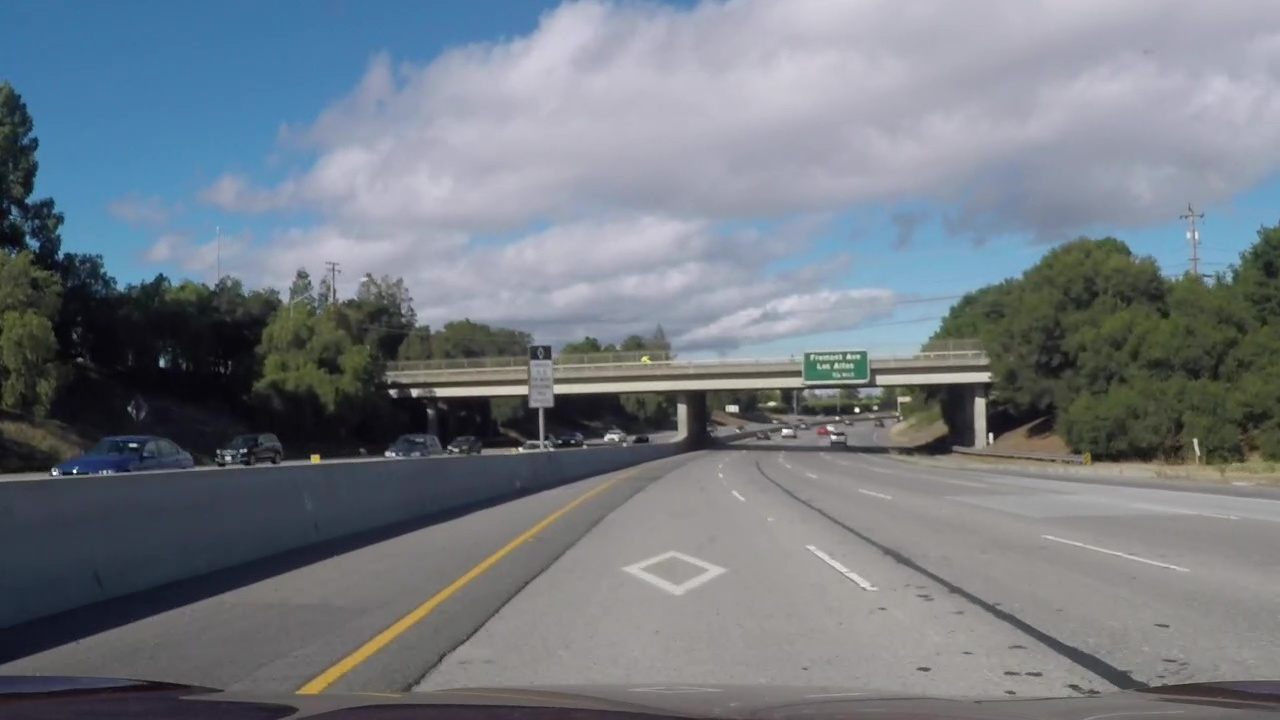
#> input picture Project-2-Advanced-Lane-Lines/video_images/vlcsnap-00001.jpg, 1280 x 720 px, found by its file name
$ python main.py   (older library calls are emulated)
#> lines starting #> are read from the running program, lines starting #| are printed output that depends on the picture
#> further down, single_image is the input picture: shape (720, 1280, 3); mean R, G, B 116, 123.1, 131.3
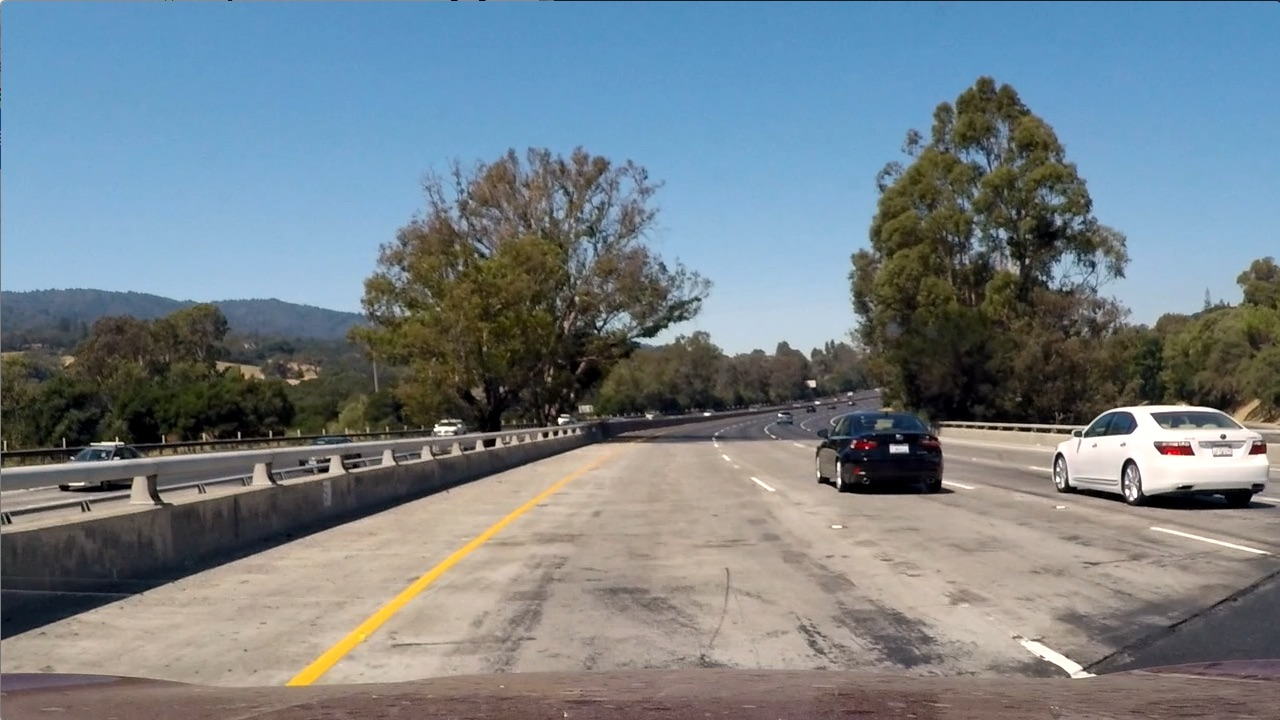
#> input picture Project-2-Advanced-Lane-Lines/test_images/test1.jpg, 1280 x 720 px
#> further down, img is the input picture: shape (720, 1280, 3); mean R, G, B 117.5, 128.7, 135.5
### Project-2-Advanced-Lane-Lines/src/cameraCalibration.py
# Camera calibration
#importing some useful packages
import glob
import matplotlib.pyplot as plt
import matplotlib.image as mpimg
import numpy as np
import cv2

# calculated already with cameraCalibration.py
cameraMx = np.array([[1.15660712e+03, 0.00000000e+00, 6.68960302e+02],
                     [0.00000000e+00, 1.15164235e+03, 3.88057002e+02],
                     [0.00000000e+00, 0.00000000e+00, 1.00000000e+00]])
distCoeffs = np.array([(-0.23185386, -0.11832054, -0.00116561,  0.00023902,  0.15356159)])

def get_undistorted_image(img):
    """
    Based on camera matrix and distortion coefficients
    returns an undistored picture of the input image.
    """
    return cv2.undistort(img, cameraMx, distCoeffs, None, cameraMx)

# [61 lines left out: functions get_calibration_params, calibrate, not called in this run]

# cv2.waitKey(0)

### Project-2-Advanced-Lane-Lines/src/geometries.py
# gemoetries.py
import matplotlib.pyplot as plt
import matplotlib.image as mpimg
import numpy as np
import cv2
from line import Line

left_lane = Line(5)
right_lane = Line(5)

def clear_lane_fifos():
    left_lane.clear_fifo()
    right_lane.clear_fifo()

def get_perspective(input_image, perspective = 'b'):
    '''
    Transform input image in to bird's eye view. Pixels calculated with plt.show
    interactive window coordinates.
    Perspective
        'b' - Bird's eye view
        'n' - normal view

    '''
#> called with perspective = 'b'
    image = np.copy(input_image)
    # image_size = (image.shape[0], image.shape[1])
    image_size = (image.shape[1], image.shape[0])
    top_left = (585, 453)
    top_right = (697, 453)
    bottom_left = (270, 668)
    bottom_right = (1060, 668)

    src = np.float32([[top_left], [top_right], [bottom_left], [bottom_right]])
    vert_padding = 150

    top_left = (vert_padding, 0)
    top_right = (image_size[0] - vert_padding, 0)
    bottom_left = (vert_padding, image_size[1])
    bottom_right = (image_size[0] - vert_padding, image_size[1])
    dst = np.float32([[top_left], [top_right], [bottom_left], [bottom_right]])

    # bird's eye view
    if perspective == 'b':
        M = cv2.getPerspectiveTransform(src, dst)
    elif perspective == 'n':
        M = cv2.getPerspectiveTransform(dst, src)
    else:
        raise TypeError(" 'b' or 'n' values are valid perspectives")

    warped = cv2.warpPerspective(image, M, image_size, flags=cv2.INTER_LINEAR)
    return warped

def find_lane_pixels(binary_warped):
    '''
    Returns the left and the right second degree polynomial.
    '''
    # Take a histogram of the bottom half of the image
    histogram = np.sum(binary_warped[binary_warped.shape[0]//2:,:], axis=0)
    # Create an output image to draw on and visualize the result
    out_img = np.dstack((binary_warped, binary_warped, binary_warped))
    # Find the peak of the left and right halves of the histogram
    # These will be the starting point for the left and right lines
    midpoint = np.int(histogram.shape[0]//2)
    leftx_base = np.argmax(histogram[:midpoint])
    rightx_base = np.argmax(histogram[midpoint:]) + midpoint

    # HYPERPARAMETERS
    # Choose the number of sliding windows
    nwindows = 9
    # Set the width of the windows +/- margin
    margin = 200
    # Set minimum number of pixels found to recenter window
    minpix = 50

    # Set height of windows - based on nwindows above and image shape
    window_height = np.int(binary_warped.shape[0]//nwindows)
    # Identify the x and y positions of all nonzero pixels in the image
    nonzero = binary_warped.nonzero()
    nonzeroy = np.array(nonzero[0])
    nonzerox = np.array(nonzero[1])
    # Current positions to be updated later for each window in nwindows
    leftx_current = leftx_base
    rightx_current = rightx_base

    # Create empty lists to receive left and right lane pixel indices
    left_lane_inds = []
    right_lane_inds = []

    # Step through the windows one by one
    for window in range(nwindows):
        # Identify window boundaries in x and y (and right and left)
        win_y_low = binary_warped.shape[0] - (window+1)*window_height
        win_y_high = binary_warped.shape[0] - window*window_height

        win_xleft_low =  leftx_current   - int(margin / 2 )  # Update this
        win_xleft_high = leftx_current   + int(margin / 2 )  # Update this
        win_xright_low = rightx_current  - int(margin / 2 )  # Update this
        win_xright_high = rightx_current + int(margin / 2 )  # Update this

        # Draw the windows on the visualization image
        cv2.rectangle(out_img,(win_xleft_low,win_y_low),
        (win_xleft_high,win_y_high),(0,255,0), 2)
        cv2.rectangle(out_img,(win_xright_low,win_y_low),
        (win_xright_high,win_y_high),(0,255,0), 2)

        good_left_inds =  ((win_xleft_low <= nonzerox) & (nonzerox < win_xleft_high) &
                           (win_y_low <= nonzeroy)     & (nonzeroy < win_y_high)).nonzero()[0]
        good_right_inds = ((win_xright_low <= nonzerox) & (nonzerox < win_xright_high) &
                            (win_y_low <= nonzeroy)     & (nonzeroy < win_y_high)).nonzero()[0]

        # Append these indices to the lists
        left_lane_inds.append(good_left_inds)
        right_lane_inds.append(good_right_inds)

        if len(good_left_inds) > minpix:
            leftx_current = np.int(np.mean(nonzerox[good_left_inds]))
        if len(good_right_inds) > minpix:
            rightx_current = np.int(np.mean(nonzerox[good_right_inds]))
        # leftx_current = np.argmax(histogram)

    # Concatenate the arrays of indices (previously was a list of lists of pixels)
    try:
        left_lane_inds = np.concatenate(left_lane_inds)
        right_lane_inds = np.concatenate(right_lane_inds)
    except ValueError:
        # Avoids an error if the above is not implemented fully
        pass

    # Extract left and right line pixel positions
    leftx = nonzerox[left_lane_inds]
    lefty = nonzeroy[left_lane_inds]
    rightx = nonzerox[right_lane_inds]
    righty = nonzeroy[right_lane_inds]

    return leftx, lefty, rightx, righty, out_img

# [13 lines left out: function fit_poly, not called in this run]

def search_around_poly(binary_warped, left_fit, right_fit):
    '''
    Tries to determine next polynomial's pixels based on previous frame result.
    '''
    # HYPERPARAMETER
    # Choose the width of the margin around the previous polynomial to search
    margin = 100
    minpix = 20

    # if the polynomials are empty
    if len(left_fit) < 3 or len(right_fit) < 3:
        return find_lane_pixels(binary_warped)

    # Grab activated pixels
    nonzero = binary_warped.nonzero()
    nonzeroy = np.array(nonzero[0])
    nonzerox = np.array(nonzero[1])

    ### Sets the area of search based on activated x-values ###
    ### within the +/- margin of our polynomial function ###
    left_lane_inds = ((left_fit[0] * nonzeroy ** 2 + left_fit[1] * nonzeroy + left_fit[2]
                    - margin <= nonzerox) & (nonzerox <
                    left_fit[0] * nonzeroy ** 2 + left_fit[1] * nonzeroy + left_fit[2]
                    + margin))
    right_lane_inds = ((right_fit[0] * nonzeroy ** 2 + right_fit[1] * nonzeroy + right_fit[2]
                    - margin <= nonzerox) & (nonzerox <
                    right_fit[0] * nonzeroy ** 2 + right_fit[1] * nonzeroy + right_fit[2]
                    + margin))

    # Again, extract left and right line pixel positions
    leftx = nonzerox[left_lane_inds]
    lefty = nonzeroy[left_lane_inds]
    rightx = nonzerox[right_lane_inds]
    righty = nonzeroy[right_lane_inds]

    if len(leftx) < minpix or len(rightx) < minpix:
        return find_lane_pixels(binary_warped)
    out_img = np.dstack((binary_warped, binary_warped, binary_warped)) * 255

    return leftx, lefty, rightx, righty, out_img

def fit_poly_on_found_pixels(leftx, lefty, rightx, righty, binary_warped, out_img):
    '''
    Fits the found polynomial to the picture if the polynomial is found.
    After fitting, it plots in the picture.
    '''
    # Generate x and y values for plotting
    ploty = np.linspace(0, binary_warped.shape[0]-1, binary_warped.shape[0] )
    left_fit = right_fit = left_fitx = right_fitx = [0]

    if len(leftx) > 0:
        # Fit a second order polynomial to each using `np.polyfit`
        left_fit = np.polyfit(lefty, leftx, 2)

        try:
            left_fitx = left_fit[0]*ploty**2 + left_fit[1]*ploty + left_fit[2]
        except TypeError:
            # Avoids an error if `left` and `right_fit` are still none or incorrect
            print('The function failed to fit a line!')
            left_fitx = 1*ploty**2 + 1*ploty
        out_img[lefty, leftx] = [255, 0, 0]
        left_line = np.array([np.transpose(np.vstack([left_fitx, ploty]))])
        cv2.polylines(out_img, np.int32([left_line]), False, (255, 255, 0), 10 )

    if len(rightx) > 0:
        # Fit a second order polynomial to each using `np.polyfit`
        right_fit = np.polyfit(righty, rightx, 2)
        try:
            right_fitx = right_fit[0]*ploty**2 + right_fit[1]*ploty + right_fit[2]
        except TypeError:
            # Avoids an error if `left` and `right_fit` are still none or incorrect
            print('The function failed to fit a line!')
            right_fitx = 1*ploty**2 + 1*ploty
        out_img[righty, rightx] = [0, 0, 255]
        right_line = np.array([np.transpose(np.vstack([right_fitx, ploty]))])
        cv2.polylines(out_img, np.int32([right_line]), False, (255, 0, 255), 10 )
    ## Visualization ##
    return left_fitx, right_fitx, ploty, out_img

# [5 lines left out: function get_radious_from_poly, not called in this run]

def measure_curvature_real(__left_lane, __right_lane, ploty):
    '''
    Calculates the curvature of polynomial functions in meters.
    '''
    # Define conversions in x and y from pixels space to meters
    # ym_per_pix = 30 / 720 # meters per pixel in y dimension
    xm_per_pix = 3.7 / 709 # meters per pixel in x dimension

    # # Define y-value where we want radius of curvature
    # # We'll choose the maximum y-value, corresponding to the bottom of the image
    y_eval = np.max(ploty)

    # left_coefs =  np.polyfit(ploty * ym_per_pix, __left_lane.get_recent_xfitted() * xm_per_pix, 2)
    # right_coefs =  np.polyfit(ploty * ym_per_pix, __right_lane.get_recent_xfitted() * xm_per_pix, 2)
    # # left_coefs = np.multiply(__left_lane.get_coefs(), [  1, 1, 1])
    # # right_coefs = np.multiply(__right_lane.get_coefs(), [1, 1, 1])

    left_curverad = __left_lane.get_radius_in_meter() # get_radious_from_poly(left_coefs[0], left_coefs[1], y_eval)
    right_curverad = __right_lane.get_radius_in_meter() # get_radious_from_poly(right_coefs[0], right_coefs[1], y_eval)
    bottom_left_x = __left_lane.get_recent_xfitted()[int(y_eval)]
    bottom_right_x = __right_lane.get_recent_xfitted()[int(y_eval)]

    center = (bottom_left_x + bottom_right_x) / 2

    offset = (1280//2 - center) / 2 * xm_per_pix * 100
    return left_curverad, right_curverad, offset

def draw_poly_pixels_blank_img(left_fitx, right_fitx, ploty, input_image):
    '''
    Creates an input_image sized blank image, and draws a the results of the polynomials.
    '''
    out_img = np.zeros((input_image.shape[0], input_image.shape[1], 3), dtype=np.uint8)
    left_line = np.array([np.transpose(np.vstack([left_fitx, ploty]))])
    right_line = np.array([np.transpose(np.vstack([right_fitx, ploty]))])

    right_line_flipped = np.array([np.flipud(np.transpose(np.vstack([right_fitx, ploty])))])
    fil_poly_line_pts = np.hstack((left_line, right_line_flipped))

    cv2.fillPoly(out_img, np.int_([fil_poly_line_pts]), (0, 255, 0))
    cv2.polylines(out_img, np.int32([left_line]), False, (255, 0, 0), 20 )
    cv2.polylines(out_img, np.int32([right_line]), False, (255, 128, 0), 20 )
    return out_img

def write_radius_and_offset(__left_lane, __right_lane, ploty, out_img):
    '''
    Calculates and writes the culviture's radious on the given image
    '''
    left_curverad, right_curverad, offset = measure_curvature_real(__left_lane, __right_lane, ploty)
    curve = (np.abs(left_curverad) + np.abs(right_curverad)) / 2
    image_text = "curve %5.1f m | offset %4.1f cm" % (curve, offset)
    cv2.putText(out_img, image_text, (10, 50), cv2.FONT_HERSHEY_SIMPLEX, 2, (255, 255, 0), 5, cv2.LINE_AA)
    return out_img

def draw_lanes(binary_warped, input_image):
    '''
    Handles the main drawing process.
    '''
    # Find our lane pixels first
    # leftx, lefty, rightx, righty, out_img = find_lane_pixels(binary_warped)
    leftx, lefty, rightx, righty, out_img = search_around_poly(binary_warped, left_lane.get_coefs(), right_lane.get_coefs())
    left_fitx, right_fitx, ploty, out_img = fit_poly_on_found_pixels(leftx, lefty, rightx, righty, binary_warped, out_img)
    left_fitx = left_lane.append(left_fitx, ploty)
    right_fitx = right_lane.append(right_fitx, ploty)

    left_line = np.array([np.transpose(np.vstack([left_fitx, ploty]))])
    cv2.polylines(out_img, np.int32([left_line]), False, (255, 127, 127), 2 )

    right_line = np.array([np.transpose(np.vstack([right_fitx, ploty]))])
    cv2.polylines(out_img, np.int32([right_line]), False, (127, 255, 127), 2 )

    video_frame = draw_poly_pixels_blank_img(left_fitx, right_fitx, ploty, input_image)
    video_frame = get_perspective(video_frame, 'n')
    write_radius_and_offset(left_lane, right_lane, ploty, video_frame)
    return video_frame, out_img

### Project-2-Advanced-Lane-Lines/src/combiningThresholds.py
# source: Udacity, Lesson 8, Gradient and Color Spaces
# import pickle
import numpy as np
import cv2
from geometries import get_perspective

def get_mean_bigger_than(matrix, limit):
    '''
    Returns the mean of the matrix elements which are bigger than the limit.
    '''
    return matrix.sum()/(limit < matrix).sum().astype(float)

def alpha_beta_auto_correction(input_image):
    '''
    Increases rescales the matrix elements to [0 255] range.
    '''
    inputRange = np.amax(input_image) - np.amin(input_image)
#> inputRange = 196
    wantedrange = 255.0
    alpha = wantedrange / inputRange
#> alpha = 1.3
    beta = - alpha * np.amin(input_image)
#> beta = -76.76
    return (input_image * alpha + beta).astype("uint8")
#> returned value: shape (720, 1280)

def filter_white_lane(input_image):
    '''
    Filters out the white lane and returns a binary image.
    Filters the red and the green channels. Threshold is adaptive.
    get_mean_bigger_than function is used to eliminate in mean the black surfaces
    '''
    white_lane = np.copy(input_image)
    r_ch = white_lane[:, :, 0]
    r_ch = alpha_beta_auto_correction(r_ch)
    threshold = get_mean_bigger_than(r_ch, 75)
#> threshold = 175.1
    r_ch[r_ch * 0.8 < threshold] = 0

    g_ch = white_lane[:, :, 1]
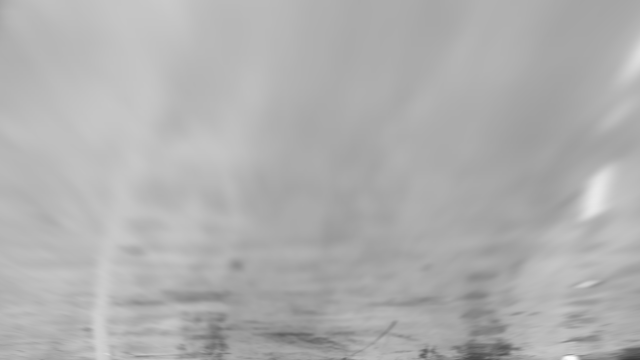
#> g_ch: shape (720, 1280) (shown at 1/2 size); min 55, max 254, mean 175.2
    g_ch = alpha_beta_auto_correction(g_ch)
#> in alpha_beta_auto_correction (call 2), `inputRange = np.amax(input_image) - np.amin(input_image)`: inputRange = 199
#> in alpha_beta_auto_correction (call 2), `alpha = wantedrange / inputRange`: alpha = 1.28
#> in alpha_beta_auto_correction (call 2), `beta = - alpha * np.amin(input_image)`: beta = -70.48
#> in alpha_beta_auto_correction (call 2), `return (input_image * alpha + beta).astype("uint8")`:
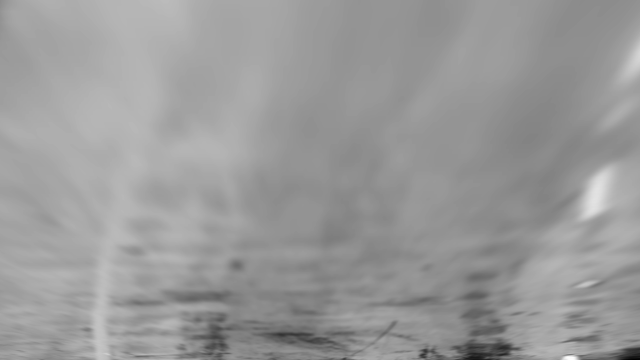
#> returned value: shape (720, 1280) (shown at 1/2 size); min 0, max 255, mean 153.5
    threshold = get_mean_bigger_than(g_ch, 75)
#> threshold = 154.2
    g_ch[(g_ch * 0.9 < threshold)] = 0

    white_lane[:, :, 0] = r_ch
    white_lane[:, :, 1] = g_ch
    white_lane[:, :, 2] = 0

    white_lane[white_lane > 0] = 255
#> white_lane: shape (720, 1280, 3); mean of channels 0, 1, 2 6.3, 35.9, 0

    return r_ch + g_ch

def filter_yellow_lane(input_image):
    '''
    Filters out the yellow lane and returns a binary image.
    Filters the light and the saturation channels, Threshold is adaptive.
    '''
    yellow_lane = np.copy(input_image)
    hls = cv2.cvtColor(yellow_lane, cv2.COLOR_RGB2HLS)
#> hls: shape (720, 1280, 3); mean of channels 0, 1, 2 60.2, 126.7, 74.4
    l_ch = hls[:, :, 1 ]
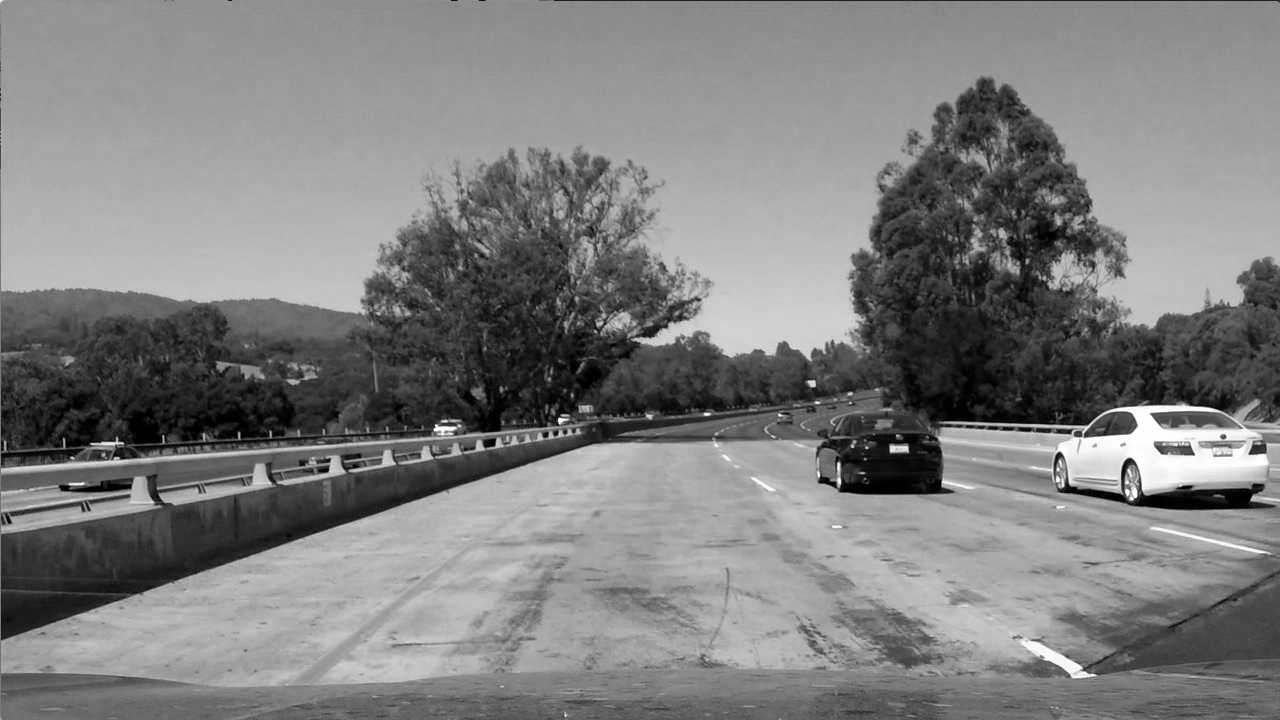
#> l_ch: shape (720, 1280); min 0, max 255, mean 126.7
    s_ch = hls[:, :, 2 ]
    l_ch = alpha_beta_auto_correction(l_ch)
#> (the rest of the program and of its run is left out)
